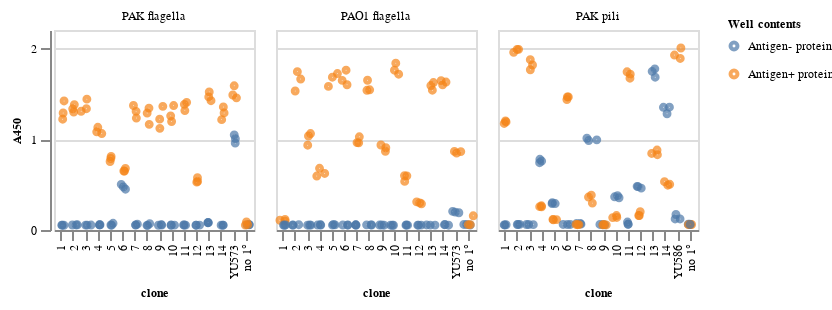

The code cell stored with this chart in its notebook:
### Code cell
(alt.Chart(CG025x)
 .mark_point()
 .encode(
     x=alt.X("clone", sort=None),
     y=alt.Y("A450_1", title="A450"),
     color=alt.Color("bait_antigen", title="Well contents", sort=["Antigen- protein", "Antigen+ protein"]),
     # fill=alt.Fill("bait_antigen", title="Well contents",
     #               scale=alt.Scale(domain=["Antigen- protein","Antigen+ protein"], range=["#ffffff", "#ff7f0e"])),
     xOffset="jitter:Q",
 ).transform_calculate(
    # Generate Gaussian jitter with a Box-Muller transform
    jitter="sqrt(-2*log(random()))*cos(2*PI*random())"
    # jitter='random()'
 ).properties(
     width=100, height=100
 )
 .facet(
     column=alt.Column("selection_name", sort=["PAK flagella", "PAO1 flagella", "PAK pili"], title=None)
 ).resolve_scale(
     x='independent',
     xOffset="independent"
 ).configure(
     facet=dict(
        spacing=FONT_SIZE//2
     ),
     point=dict(
         size=FONT_SIZE,
         strokeWidth=2,
     ),
     header=dict(
         labelFontSize=FONT_SIZE,
         titleFontSize=FONT_SIZE,
         labelPadding=FONT_SIZE//2,
     ),
     axis=dict(
         labelFontSize=FONT_SIZE,
         titleFontSize=FONT_SIZE
     ),
     legend=dict(
         titleFontSize=FONT_SIZE,
         labelFontSize=FONT_SIZE,
         symbolSize=FONT_SIZE*2,
         padding=-FONT_SIZE
     )
 )
)

### Figure 1 — Vega-Lite specification as saved in the notebook (floating-point values rounded to 4 significant figures; data arrays with more than 128 entries replaced by an {"elided": "..."} marker saying what was removed)
{"config": {"view": {"continuousWidth": 300, "continuousHeight": 300}, "axis": {"labelFontSize": 6, "titleFontSize": 6}, "facet": {"spacing": 3}, "header": {"labelFontSize": 6, "titleFontSize": 6, "labelPadding": 3}, "legend": {"titleFontSize": 6, "labelFontSize": 6, "symbolSize": 12, "padding": -6}, "point": {"size": 6, "strokeWidth": 2}}, "data": {"name": "data-57284d2cbd02c071ba21d73b3d75d625"}, "facet": {"column": {"field": "selection_name", "sort": ["PAK flagella", "PAO1 flagella", "PAK pili"], "title": null, "type": "nominal"}}, "spec": {"mark": {"type": "point"}, "encoding": {"color": {"field": "bait_antigen", "sort": ["Antigen- protein", "Antigen+ protein"], "title": "Well contents", "type": "nominal"}, "x": {"field": "clone", "sort": null, "type": "nominal"}, "xOffset": {"field": "jitter", "type": "quantitative"}, "y": {"field": "A450_1", "title": "A450", "type": "quantitative"}}, "height": 100, "transform": [{"calculate": "sqrt(-2*log(random()))*cos(2*PI*random())", "as": "jitter"}], "width": 100}, "resolve": {"scale": {"x": "independent", "xOffset": "independent"}}, "$schema": "https://vega.github.io/schema/vega-lite/v5.17.0.json", "datasets": {"data-57284d2cbd02c071ba21d73b3d75d625": {"elided": "288 records"}}}
